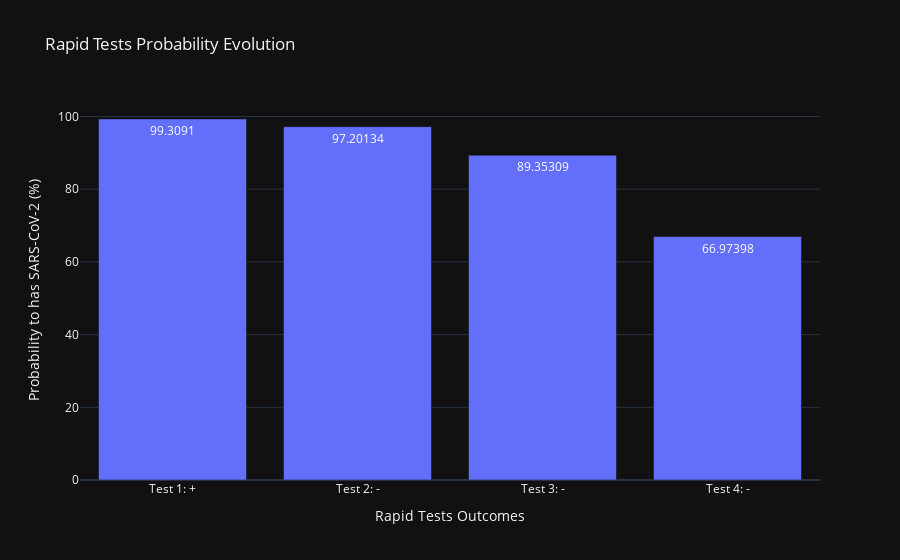

The notebook cell this image was saved under:
### Markdown cell above
Re-estimate the probability after the four tests

### Code cell
specificity = 0.9999
sensitivity = 0.9612 * 0.789
P_H1 = 0.0186 # Initial prior probability --> Population prevelence


positive_test = estimate_has_covid_given_positive_test(specificity, sensitivity, P_H1)
negative_tests = run_multiple_negative_tests(specificity, sensitivity, number_of_tests=3, P_H1=positive_test)

test_cases = ['Test 1: +', 'Test 2: -', 'Test 3: -', 'Test 4: -']
test_results = [positive_test] + negative_tests
test_results_prc = [p*100 for p in test_results]
fig = px.bar(x=test_cases,
             y=test_results_prc,
             title='Rapid Tests Probability Evolution',
             text_auto=True,
             template='plotly_dark')

fig.update_xaxes(title_text='Rapid Tests Outcomes')
fig.update_yaxes(title_text='Probability to has SARS-CoV-2 (%)')
fig.show()

### Figure 1 — Plotly figure (JSON) as saved in the notebook; plotly's stock layout.template omitted (floating-point values rounded to 4 significant figures)
{"data": [{"alignmentgroup": "True", "hovertemplate": "x=%{x}<br>y=%{y}<extra></extra>", "legendgroup": "", "marker": {"color": "#636efa", "pattern": {"shape": ""}}, "name": "", "offsetgroup": "", "orientation": "v", "showlegend": false, "textposition": "auto", "texttemplate": "%{y}", "type": "bar", "x": ["Test 1: +", "Test 2: -", "Test 3: -", "Test 4: -"], "xaxis": "x", "y": [99.31, 97.2, 89.35, 66.97], "yaxis": "y"}], "layout": {"barmode": "relative", "legend": {"tracegroupgap": 0}, "title": {"text": "Rapid Tests Probability Evolution"}, "xaxis": {"anchor": "y", "domain": [0, 1], "title": {"text": "Rapid Tests Outcomes"}}, "yaxis": {"anchor": "x", "domain": [0, 1], "title": {"text": "Probability to has SARS-CoV-2 (%)"}}}}
